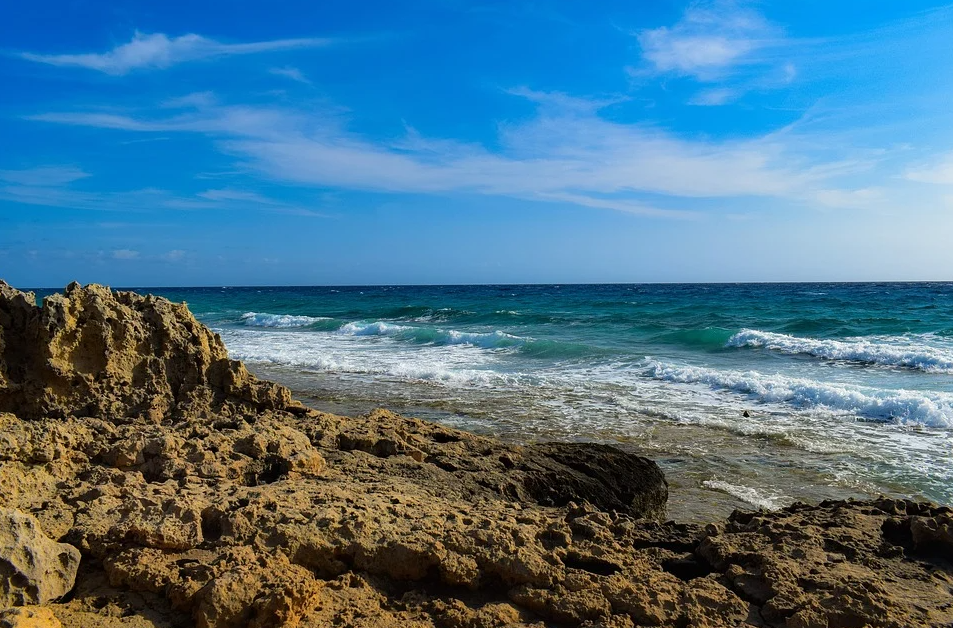
#> input picture TPs/TP1/data/segmentation/segmentacion.png, 953 x 628 px
$ jupyter execute --allow-errors tp1_parte2.ipynb   (shell and % lines are left out)
#> lines starting #> are read from the running program, lines starting #| are printed output that depends on the picture; after the words box and inside, x2 and y2 are one past the last pixel; in counts of white or black regions, pixels touching at a corner belong together
### TPs/TP1/source/utils.py
import os
from pathlib import Path

import cv2
import matplotlib.pyplot as plt
import numpy as np


# [11 lines left out: function _have_same_shape, not called in this run]


def load_imgs(folder_path, is_gray=False):
    """
    Args:
        folder_path (str)
        flag (int)

    Returns:
        list
    """
    flag = 0 if is_gray else 1
    list_imgs = []
    for filename in os.listdir(folder_path):
        if filename.endswith(".jpg") or filename.endswith(".png"):
            file_path = os.path.join(folder_path, filename)

            img = cv2.imread(file_path, flag)
            list_imgs.append(img)

    _have_same_shape(list_imgs)

    return list_imgs


def plot_imgs(
    list_imgs,
    title,
    rows,
    cols,
    is_gray = False
):
    """
    Args:
        list_imgs (list)
        title (str)
        rows (int)
        cols(int)

    Returns:
        None
    """
    fig, axes = plt.subplots(rows, cols, figsize=(5 * cols, 5 * rows))

    fig.suptitle(title, fontsize=16, fontweight="bold")

    for i, image in enumerate(list_imgs):
        if is_gray:
            axes[i].imshow(image, cmap="gray")
        else:
            axes[i].imshow(cv2.cvtColor(image, cv2.COLOR_BGR2RGB))
        axes[i].set_title(f"Image {i+1}")
        axes[i].axis("off")

    plt.tight_layout()
    plt.show()

### TPs/TP1/source/tp1_parte2.ipynb
[cell 1]
import os
import sys
from pathlib import Path

import cv2
import matplotlib.pyplot as plt
import numpy as np

os.chdir(sys.path[0])

import utils

[cell 2]
main_path = Path.cwd() / ".."

### Ejercicio 1.
Para las imagenes img1_tp.png y img2_tp.png leerlas con OpenCV en escala de grises y visualizarlas

[cell 3]
folder_path = main_path / "data/histogram"

#> (the rest of this cell did not finish here and is left out)

### Ejercicio 2.
Elija el número de bins que crea conveniente y grafique su historgrama, compare los histogramas entre si. Explicar lo que se observa. Si tuviera que entrenar un modelo de clasificación/detección de imágenes, considera que puede ser de utilidad utilizar los histogramas como features?

[cell 4]
list_bins = [8, 16, 32, 64, 128]
plt.figure(figsize=(8, 4 * (1 + len(list_bins))))

plt.subplots_adjust(hspace=0.3)
plt.subplots_adjust(wspace=0.3)

#> (the rest of this cell did not finish here and is left out)

Podemos observar que dos imágenes sumamente diferentes entre si poseen el mismo histograma de valores de píxel. Esto indica que el histograma no resultará útil como feature para entrenar un modelo de clasificación/detección de objetos.

### Ejercicio 3.
Para la imagen segmentacion.png analice el histograma de los canales rgb. Segmente algunos de los elementos presentes en la imagen (agua, cielo, tierra) y muestre, aplicando máscaras, las regiones en imágenes separadas.

[cell 5]
def get_channel_color(i, is_hsv=False):
    if is_hsv:
        channel = "Hue" if i==0 else "Saturation" if i==1 else "Value"
        color = None
    else:
        channel = "Blue" if i==0 else "Green" if i==1 else "Red"
        color = "b" if i==0 else "g" if i==1 else "r"

    return (channel, color)

[cell 6]
folder_path = main_path / "data/segmentation"
filename = "segmentacion.png"
file_path = os.path.join(folder_path, filename)

img_seg = img = cv2.imread(file_path)
#> img_seg is the input picture: shape (628, 953, 3); mean B, G, R 139, 116.4, 76.1

[cell 7]
plt.imshow(cv2.cvtColor(img_seg, cv2.COLOR_BGR2RGB))

[cell 8]
plt.figure(figsize=(15, 5))
plt.subplots_adjust(top=.85, bottom=0.2)

plt.suptitle("Individual channel histograms", fontsize=14, fontweight="bold")

for i in range(img_seg.shape[-1]):
    plt.subplot(1, 3, i + 1)

    channel, color = get_channel_color(i)

    hist = cv2.calcHist(
        images=[img_seg], channels=[i], mask=None, histSize=[256], ranges=[0, 256]
    )

    # plot the above computed histogram
    plt.plot(hist, color=color)
    plt.title(f"{channel} channel histogram")

    plt.xlim(0, 255)
    plt.xticks(fontsize=7)
    plt.yticks(fontsize=7)

    plt.xlabel("value", labelpad=3, fontsize=8)
    if i == 0:
        plt.ylabel("frequency", rotation=90, labelpad=5, fontsize=8)

plt.show()
#> figure, not shown here; panel 1: curve peaks at x = 0, y = 22983; panel 2: curve peaks at x = 125, y = 8300; panel 3: curve peaks at x = 0, y = 37866

[cell 9]
plt.figure(figsize=(15, 5))
plt.subplots_adjust(top=.85, bottom=0.2)

plt.suptitle("Paired RGB channels histograms", fontsize=14, fontweight="bold")

for i in range(img_seg.shape[-1]):
    j = i + 1 if i < 2 else 0

    plt.subplot(1, 3, i + 1)

    channel_x, _ = get_channel_color(i)
    channel_y, _ = get_channel_color(j)

    hist = cv2.calcHist(
        images=[img_seg], channels=[i, j], mask=None, histSize=[256, 256], ranges=[0, 256, 0, 256]
    )

    # plot the above computed histogram
    plt.imshow(hist, cmap='jet')
    plt.title(f"{channel_x} vs {channel_y} channels histogram")

    plt.xlim(0, 255)
    plt.xticks(fontsize=7)
    plt.yticks(fontsize=7)

    plt.xlabel(f"{channel_x} channel", labelpad=3, fontsize=8)
    plt.ylabel(f"{channel_y} channel", rotation=90, labelpad=5, fontsize=8)

plt.show()

Se observa en los histogramas 2D que la diagonal se encuentra marcada (píxeles con valores similares en ambos canales) especialmente para valores de píxel bajos. Además se encuentra en cada uno de los histogramas 2D graficados ciertas "manchas" por fuera de la diagonal, esto es más notorio en el cruce entre el canal azul y los demás.

##### HSV space

Como vimos en la teórica, el espacio de color HSV presenta un mayor potencial para segmentar los objetos presentes en la imagen. Por eso vamos a proyectar la imagen al mencionado espacio de color para realizar el ejercicio.

[cell 10]
img_seg_hsv = cv2.cvtColor(img_seg, cv2.COLOR_BGR2HSV)
#> img_seg_hsv: shape (628, 953, 3); mean H, S, V 70.1, 153.6, 153.9

img_seg_hsv.max(axis=(0, 1))
#> Out = [179, 255, 255]

[cell 11]
plt.figure(figsize=(10, 8))
plt.subplots_adjust(top=0.9, bottom=0.2)

plt.suptitle("HSV channels", fontsize=14, fontweight="bold")

for i in range(img_seg_hsv.shape[-1]):
    img = img_seg_hsv[:, :, i].copy()

    channel_x, _ = get_channel_color(i, is_hsv=True)

    if i == 0:
        for j in range(2):
            plt.subplot(2, 2, i + 1 + j)

            if j == 1:
                clahe = cv2.createCLAHE(clipLimit=2.0, tileGridSize=(8, 8))
                img = clahe.apply(img)

            # plot the above computed histogram
            plt.imshow(img, cmap="gray")

            title = f"{channel_x} channel" if j == 0 else f"{channel_x} channel equalized"
            plt.title(title, fontsize=10)

            plt.xticks(fontsize=7)
            plt.yticks(fontsize=7)
    else:
        plt.subplot(2, 2, i + 2)

        # plot the above computed histogram
        plt.imshow(img, cmap="gray")

        title = f"{channel_x} channel"
        plt.title(title, fontsize=10)

        plt.xticks(fontsize=7)
        plt.yticks(fontsize=7)
#> this loop made 3 passes
#> pass 1, `img = img_seg_hsv[:, :, i].copy()`:
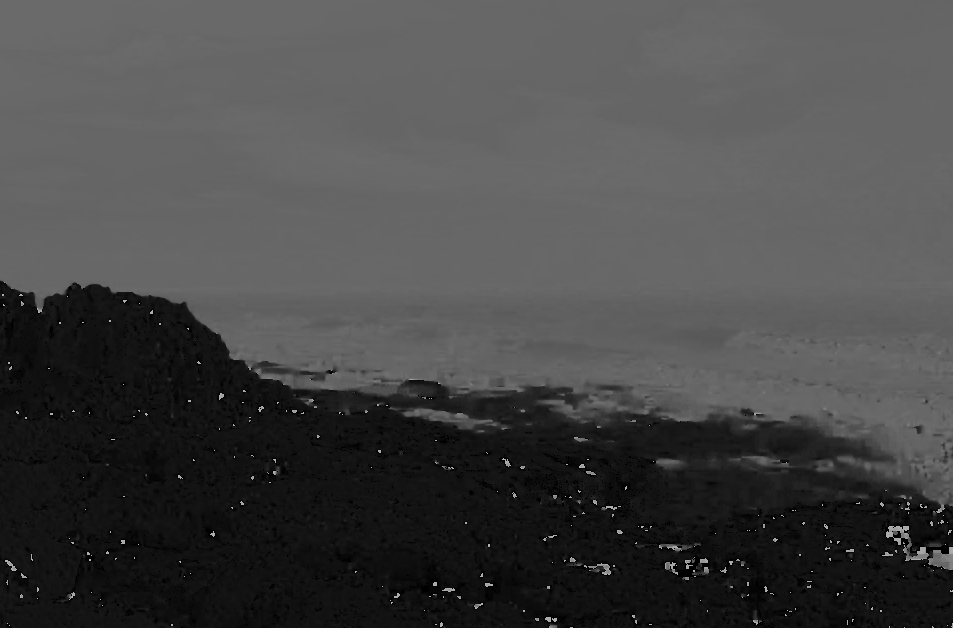
#> img: shape (628, 953); min 0, max 179, mean 70.1

plt.show()
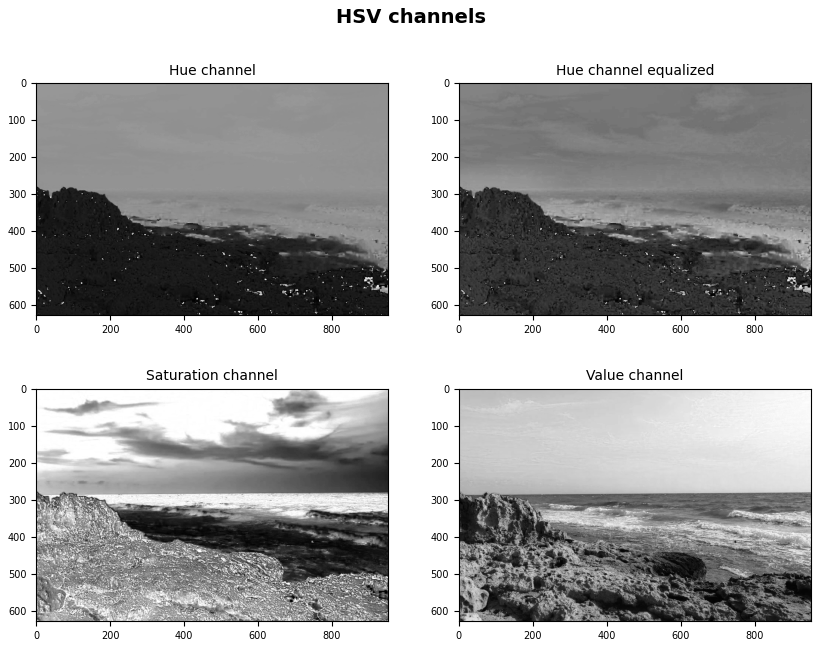
#> figure drawn by matplotlib, 4 panels

Se observa que el canal de saturación es útil para separar la tierra del agua y que el canal de valor es útil para separar el cielo del agua.

Se observa además que equalizar el canal de Hue no contribuye sustancialmente a segmentar los elementos, por lo que vamos a trabajar con el canal Hue original.

[cell 12]
from mpl_toolkits.mplot3d import Axes3D
from matplotlib import cm
from matplotlib import colors

def plot_color_dist(rgb_img, hsv_channels, hue_equalized=False):
#> called with hue_equalized = False
    c1, c2, c3 = hsv_channels

    fig = plt.figure(figsize=(15, 5))
    for i in range(3):
        axis = fig.add_subplot(1, 3, i+1, projection="3d")

        axis.view_init(elev=75-(i*25), azim=270-i*45)

        pixel_colors = rgb_img.reshape((np.shape(rgb_img)[0]*np.shape(rgb_img)[1], 3))
        norm = colors.Normalize(vmin=-1.,vmax=1.)
        norm.autoscale(pixel_colors)
        pixel_colors = norm(pixel_colors).tolist()

        axis.scatter(c1.flatten(), c2.flatten(), c3.flatten(), facecolors=pixel_colors, marker=".")
        hue_title = "Hue channel eq." if hue_equalized else "Hue channel"
        axis.set_xlabel(hue_title)
        axis.set_ylabel("Saturation channel")
        axis.set_zlabel("Value channel")

    plt.show()

[cell 13]
c1, c2, c3 = cv2.split(img_seg_hsv)

plot_color_dist(img_seg, (c1, c2, c3))

El canal de Hue se ve bastante útil para segmentar el cielo y la tierra. Podemos observar que la distribución de ese canal es bimodal, por lo que si queremos segmentar 3 objetos diferentes sólo con ese canal va a resultar complejo. Utilizar los restantes canales puede resultar útil para separar el agua, ya que sus valores de Hue parecen mezclarse con los del cielo y la tierra.

##### Segmentación de objetos

[cell 14]
# Tierra
earth_sample = img_seg[350:800, 0:220]
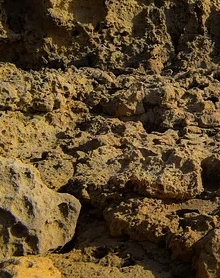
#> earth_sample: shape (278, 220, 3); mean B, G, R 42.9, 72.4, 92.5
sky_sample = img_seg[0:270, 450:]
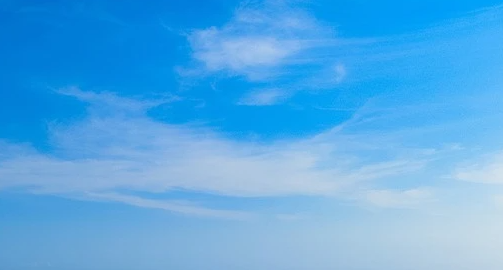
#> sky_sample: shape (270, 503, 3); mean B, G, R 228.8, 170.1, 86.7
water_sample = img_seg[290:440, 660:]
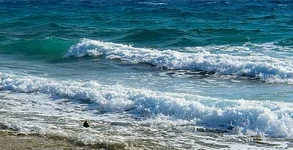
#> water_sample: shape (150, 293, 3); mean B, G, R 146.6, 133.1, 96.2

utils.plot_imgs([earth_sample, sky_sample, water_sample], title="Samples", rows=1, cols=3)
#> the loop in plot_imgs, `for i, image in enumerate(list_imgs):` made 3 passes
#> in plot_imgs, `plt.show()`:
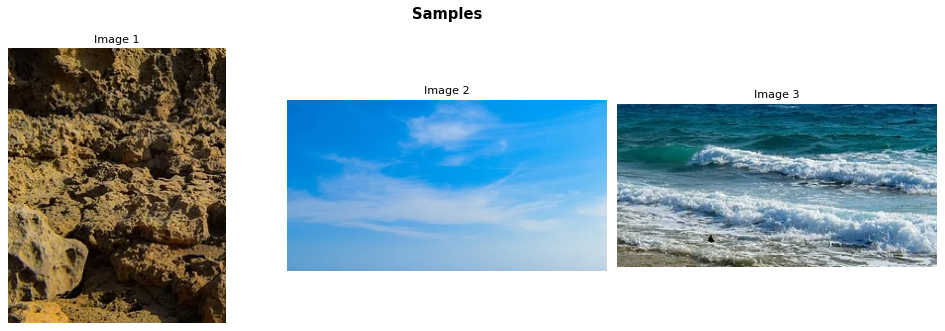
#> figure drawn by matplotlib, 3 panels

El cielo y la tierra se ven mayormente homogéneos. No así el agua, que posee colores cercanos al cielo y colores cercanos a la tierra. Vamos a probar segmentar la tierra y el cielo; y considerar al agua como el área que no es cielo ni tierra.

[cell 15]
sample_hsv = img_seg_hsv[350:800, 0:220]
#> sample_hsv: shape (278, 220, 3); mean H, S, V 17.4, 155.7, 92.5

sample_mean = sample_hsv.mean(axis=(0, 1))
#> sample_mean = [17.38, 155.7, 92.52]
sample_std = sample_hsv.std(axis=(0, 1))
#> sample_std = [11.36, 53.1, 59.93]

color_l = (17.38-(3*11.36), 50, 0)
color_u = (17.38+(3*11.36),255,255)

earth_mask = cv2.inRange(img_seg_hsv, color_l,  color_u)
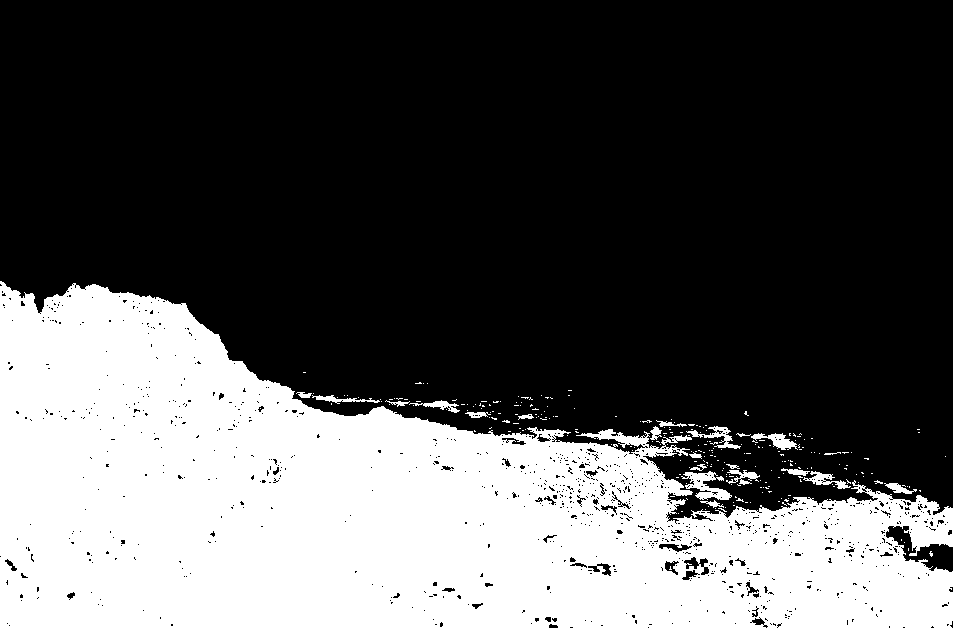
#> earth_mask: shape (628, 953); 33.5% white; 266 white regions (244 under 20 px), largest, box (x1, y1, x2, y2) and area: (0, 281, 953, 628) 196191, (681, 471, 732, 500) 674, (686, 426, 741, 449) 360
img_segmentada = cv2.bitwise_and(img_seg, img_seg, mask=earth_mask)
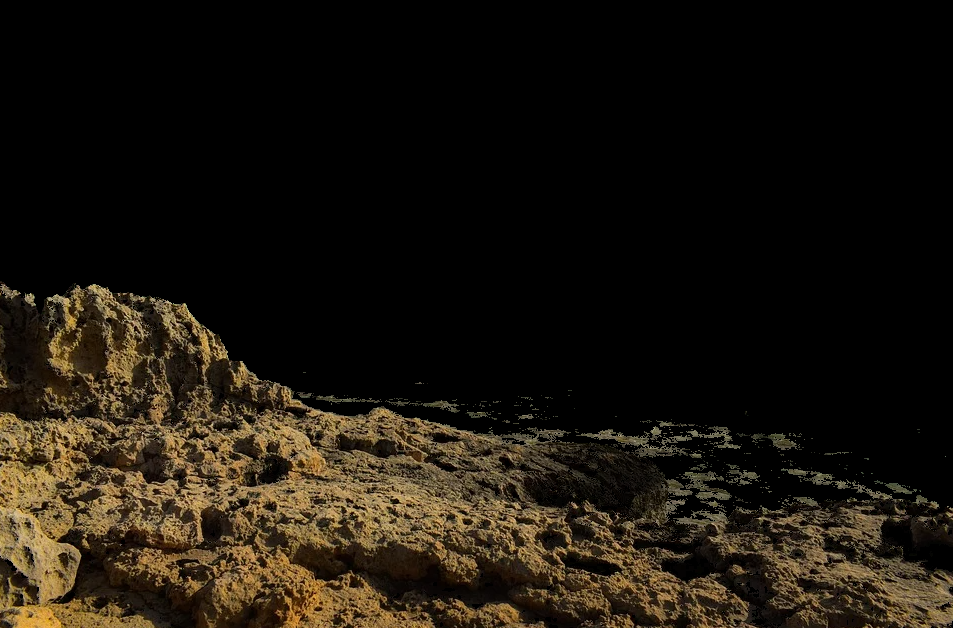
#> img_segmentada: shape (628, 953, 3); mean B, G, R 13.8, 22.3, 28.1

plt.figure(6)
plt.imshow(img_segmentada[:, :, ::-1])
plt.show()

[cell 16]
sample_hsv = img_seg_hsv[0:270, 450:]
#> sample_hsv: shape (270, 503, 3); mean H, S, V 102.8, 158, 228.8

sample_mean = sample_hsv.mean(axis=(0, 1))
#> sample_mean = [102.8, 158, 228.8]
sample_std = sample_hsv.std(axis=(0, 1))
#> sample_std = [1.39, 70.61, 10.92]

color_l = (sample_mean[0]-(3*sample_std[0]), 50, 170)
#> color_l = (98.59, 50, 170)
color_u = (sample_mean[0]+(3*sample_std[0]),255, 255)
#> color_u = (107, 255, 255)

sky_mask = cv2.inRange(img_seg_hsv, color_l,  color_u)
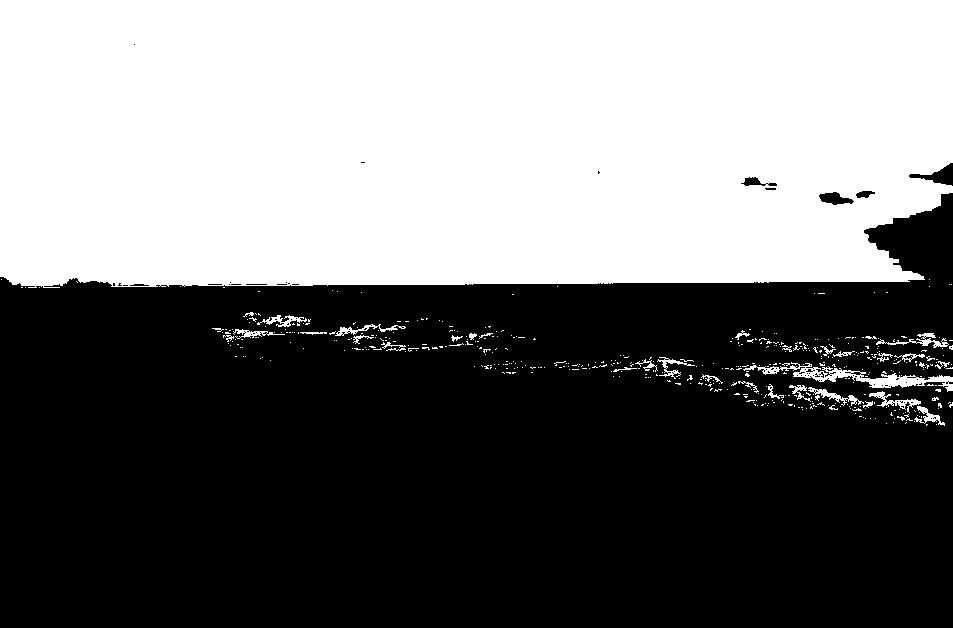
#> sky_mask: shape (628, 953); 45.3% white; 486 white regions (450 under 20 px), largest, box (x1, y1, x2, y2) and area: (0, 0, 953, 288) 264976, (743, 362, 953, 392) 1550, (876, 333, 949, 348) 301
img_segmentada = cv2.bitwise_and(img_seg, img_seg, mask=sky_mask)

plt.figure(6)
plt.imshow(img_segmentada[:, :, ::-1])
plt.show()

[cell 17]
img_segmentada = cv2.bitwise_and(img_seg, img_seg, mask=(~earth_mask & ~sky_mask))
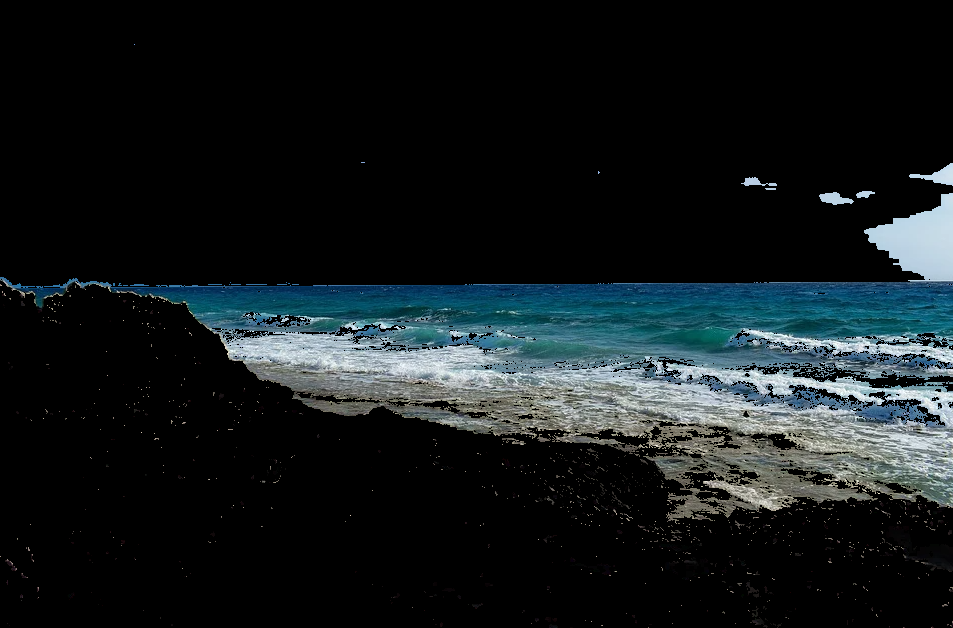
#> img_segmentada: shape (628, 953, 3); mean B, G, R 28.1, 26.2, 20

plt.figure(6)
plt.imshow(img_segmentada[:, :, ::-1])
plt.show()
